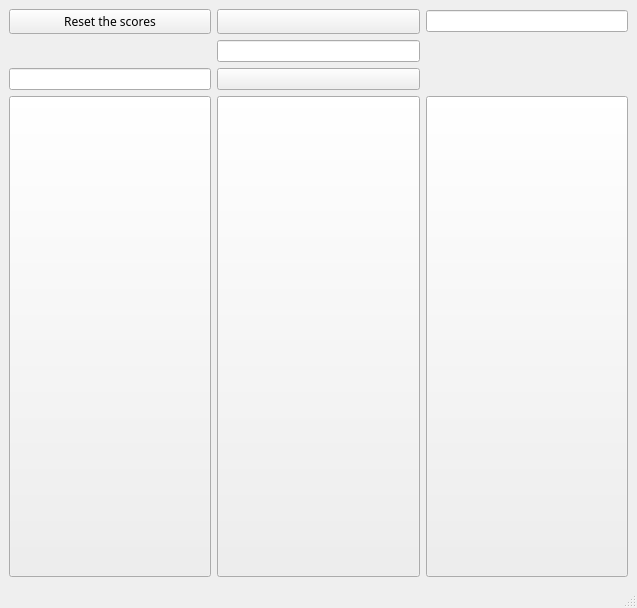
<?xml version="1.0" encoding="UTF-8"?>
<ui version="4.0">
 <class>MainWindow</class>
 <widget class="QMainWindow" name="MainWindow">
  <property name="geometry">
   <rect>
    <x>0</x>
    <y>0</y>
    <width>637</width>
    <height>608</height>
   </rect>
  </property>
  <property name="windowTitle">
   <string>MainWindow</string>
  </property>
  <widget class="QWidget" name="centralwidget">
   <layout class="QGridLayout" name="gridLayout">
    <item row="1" column="1">
     <layout class="QGridLayout" name="gridLayout_2">
      <item row="0" column="0">
       <widget class="QPushButton" name="btn_computer">
        <property name="sizePolicy">
         <sizepolicy hsizetype="Minimum" vsizetype="Minimum">
          <horstretch>0</horstretch>
          <verstretch>0</verstretch>
         </sizepolicy>
        </property>
        <property name="text">
         <string/>
        </property>
       </widget>
      </item>
     </layout>
    </item>
    <item row="3" column="1">
     <layout class="QGridLayout" name="gridLayout_3">
      <item row="0" column="0">
       <widget class="QPushButton" name="btn_player">
        <property name="sizePolicy">
         <sizepolicy hsizetype="Minimum" vsizetype="Minimum">
          <horstretch>0</horstretch>
          <verstretch>0</verstretch>
         </sizepolicy>
        </property>
        <property name="text">
         <string/>
        </property>
       </widget>
      </item>
     </layout>
    </item>
    <item row="2" column="0">
     <spacer name="horizontalSpacer">
      <property name="orientation">
       <enum>Qt::Orientation::Horizontal</enum>
      </property>
      <property name="sizeHint" stdset="0">
       <size>
        <width>40</width>
        <height>20</height>
       </size>
      </property>
     </spacer>
    </item>
    <item row="2" column="2">
     <spacer name="horizontalSpacer_2">
      <property name="orientation">
       <enum>Qt::Orientation::Horizontal</enum>
      </property>
      <property name="sizeHint" stdset="0">
       <size>
        <width>40</width>
        <height>20</height>
       </size>
      </property>
     </spacer>
    </item>
    <item row="4" column="0" colspan="3">
     <layout class="QHBoxLayout" name="horizontalLayout">
      <item>
       <widget class="QPushButton" name="btn_rock">
        <property name="sizePolicy">
         <sizepolicy hsizetype="Minimum" vsizetype="Minimum">
          <horstretch>0</horstretch>
          <verstretch>0</verstretch>
         </sizepolicy>
        </property>
        <property name="text">
         <string/>
        </property>
       </widget>
      </item>
      <item>
       <widget class="QPushButton" name="btn_paper">
        <property name="sizePolicy">
         <sizepolicy hsizetype="Minimum" vsizetype="Minimum">
          <horstretch>0</horstretch>
          <verstretch>0</verstretch>
         </sizepolicy>
        </property>
        <property name="text">
         <string/>
        </property>
       </widget>
      </item>
      <item>
       <widget class="QPushButton" name="btn_scissors">
        <property name="sizePolicy">
         <sizepolicy hsizetype="Minimum" vsizetype="Minimum">
          <horstretch>0</horstretch>
          <verstretch>0</verstretch>
         </sizepolicy>
        </property>
        <property name="text">
         <string/>
        </property>
       </widget>
      </item>
     </layout>
    </item>
    <item row="2" column="1">
     <widget class="QLineEdit" name="text_box"/>
    </item>
    <item row="3" column="0">
     <layout class="QVBoxLayout" name="verticalLayout">
      <item>
       <widget class="QLineEdit" name="text_player"/>
      </item>
     </layout>
    </item>
    <item row="1" column="2">
     <layout class="QVBoxLayout" name="verticalLayout_2">
      <item>
       <widget class="QLineEdit" name="text_computer"/>
      </item>
     </layout>
    </item>
    <item row="1" column="0">
     <layout class="QVBoxLayout" name="verticalLayout_3">
      <item>
       <widget class="QPushButton" name="btn_restart">
        <property name="font">
         <font>
          <family>Segoe Script</family>
         </font>
        </property>
        <property name="text">
         <string>Reset the scores</string>
        </property>
       </widget>
      </item>
     </layout>
    </item>
   </layout>
  </widget>
  <widget class="QMenuBar" name="menubar">
   <property name="geometry">
    <rect>
     <x>0</x>
     <y>0</y>
     <width>637</width>
     <height>22</height>
    </rect>
   </property>
  </widget>
  <widget class="QStatusBar" name="statusbar"/>
 </widget>
 <resources/>
 <connections/>
</ui>
